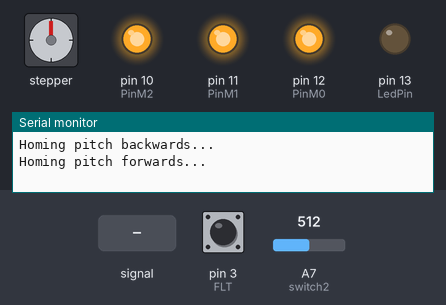
Bench run of a sketch on a simulated Arduino Nano, built with avr-gcc and run on an emulated ATmega328P. On the bench: stepper motor, output pins drawn as LEDs (lit = HIGH), the last lines printed to the serial monitor. Wiring (inferred from the names in the program): stepper motor driver (200 steps per turn assumed): step pin 7; direction pin 6. Dashed ring = blinking. The test bench sets the inputs (shaded band); at power-on: pin 3 (FLT) HIGH, A7 (switch2) = 512. Pins used as bus, display or sensor lines are not drawn.

Above: at 4.8 s.
4.9 s: A7 (switch2) fed a 200 Hz sine of ±460 counts around its level
At 5.8 s:
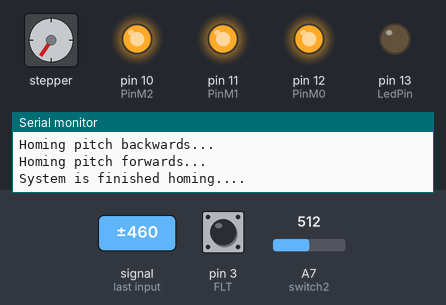
At 14.95 s:
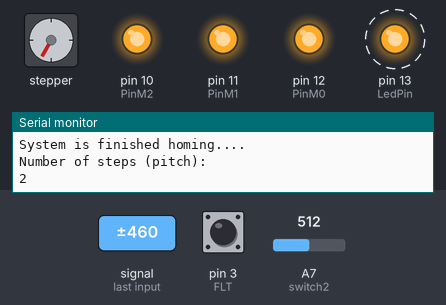
Timing chart, 0 to 16.6 s (numbered marks = the images above; inputs shaded):
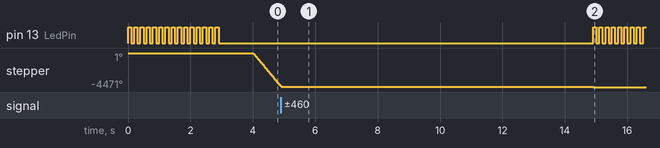

The sketch:

max_steps_determination_noroll.ino
```cpp
// Motor 1 is left/roll (as seen from front)
// Motor 2 is top/pitch

#define PinM0 12
#define PinM1 11
#define PinM2 10

#define Dir2 6
#define Step2 7

#define switch1 A6
#define switch2 A7

#define LedPin 13
#define RST 2
#define FLT 3


#define max_steps_roll 100000 // 32 microstep
#define max_steps_pitch 100000 // 32 microstep

const unsigned long SECOND = 1000;
const unsigned long HOUR = 3600*SECOND;

// Global variables
volatile bool FLTflag = false;

void setup() {
 // Serial monitor
  Serial.begin(9600);

  // Configure pins as outputs
  pinMode(PinM0,OUTPUT);
  pinMode(PinM1,OUTPUT);
  pinMode(PinM2,OUTPUT);
  pinMode(Dir2,OUTPUT);
  pinMode(Step2,OUTPUT);
  pinMode(LedPin,OUTPUT);
  pinMode(RST, OUTPUT);

  pinMode(FLT, INPUT);
  pinMode(switch2, INPUT);

  // Create interrupt on FLT pin
  attachInterrupt(digitalPinToInterrupt(FLT), ISR_FLT, FALLING);

  // Set RESET HIGH
  digitalWrite(RST, HIGH);

  // Set dirs high
  digitalWrite(Dir2, HIGH);

  // Set 1/32 microstepping
  digitalWrite(PinM0,HIGH);
  digitalWrite(PinM1,HIGH);
  digitalWrite(PinM2,HIGH);

  // LED startup sequence
  digitalWrite(LedPin, LOW);
  for(int i=0; i<15; i++){
    digitalWrite(LedPin, HIGH);
    delay(100);
    digitalWrite(LedPin, LOW);
    delay(100);
    }

  homeMotors();

  unsigned long steps_counter = 0;

  while(analogRead(switch2)<200) {
    movePitchMotor();
    steps_counter +=1;
  }
  Serial.println("Number of steps (pitch): \r\n");
  Serial.println(steps_counter);
}

void loop() {
    digitalWrite(LedPin, HIGH);
    delay(100);
    digitalWrite(LedPin, LOW);
    delay(100);

}

void homeMotors() {
  // Pitch motor (2)
  Serial.println("Homing pitch backwards...");
  while(analogRead(switch2) < 200) {
    movePitchMotor();
  }

  digitalWrite(Dir2, !digitalRead(Dir2));
  delay(1000);
  Serial.println("Homing pitch forwards...");
  while(analogRead(switch2) > 201) {
    movePitchMotor();
  }

  Serial.println("System is finished homing....");
  delay(10*1000);
}

void movePitchMotor() {
    digitalWrite(Step2, HIGH);
    digitalWrite(Step2, LOW);
    delayMicroseconds(250);
}

void ISR_FLT() {
  FLTflag = true;
}
```

Measured:
- after the input at 4.9 s, pin 13 (LedPin): alternates HIGH for 0.10 s and LOW for 0.10 s, starting after 10.0 s
